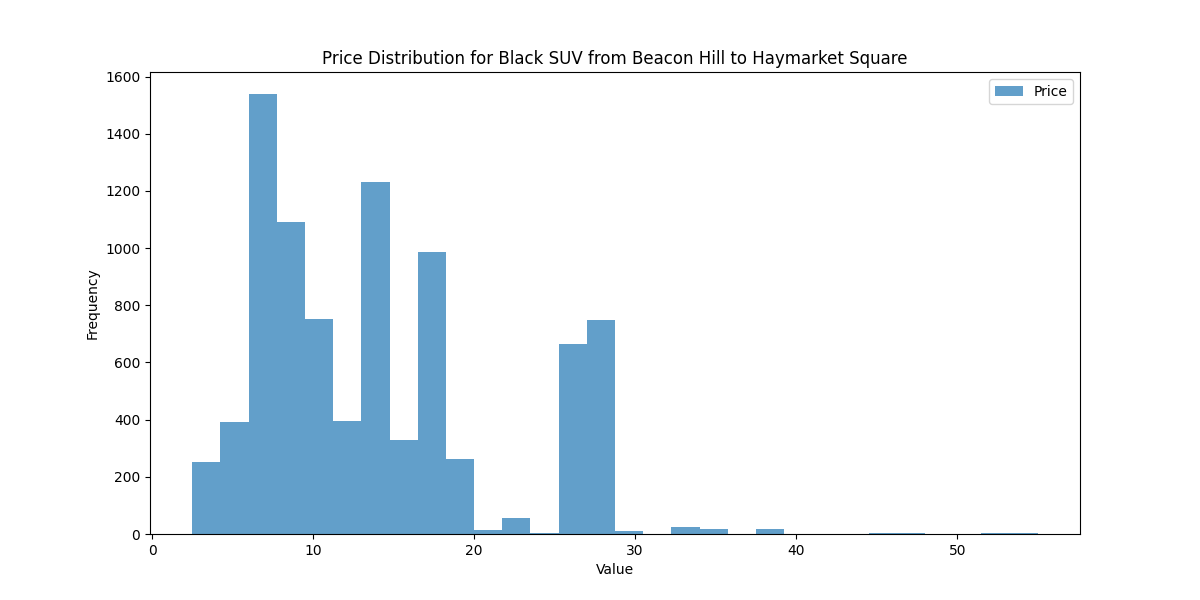
#> input picture histograms/BlackSUV_BeaconHill_HaymarketSquare.png, 1200 x 600 px; its folder holds only this picture in this run
$ python hist_analysis.py
#> lines starting #> are read from the running program, lines starting #| are printed output that depends on the picture
# Import required libraries for image processing and data analysis
import os
import cv2
import numpy as np
import pandas as pd
from matplotlib import pyplot as plt

def extract_histogram_data(image_path):
    """
    Extracts histogram data from an image file
    Args:
        image_path: Path to the image file
    Returns:
        Flattened histogram data array or None if image cannot be read
    """
    # Read the image using OpenCV
    img = cv2.imread(image_path)
#> img is the input picture: shape (600, 1200, 3); mean B, G, R 247.3, 243.1, 237.1
    if img is None:
        return None

    # Convert image to grayscale for histogram analysis
    gray = cv2.cvtColor(img, cv2.COLOR_BGR2GRAY)
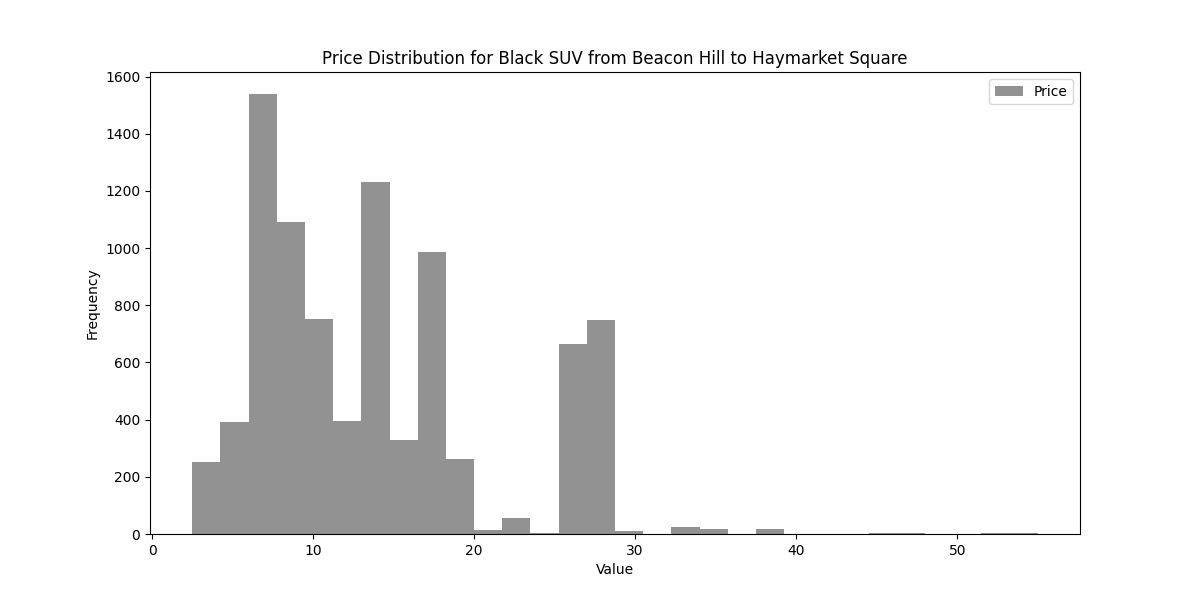
#> gray: shape (600, 1200); min 0, max 255, mean 241.8

    # Calculate histogram with 256 bins
    hist = cv2.calcHist([gray], [0], None, [256], [0,256])
#> hist = 256 values, max 634036 at index 255, min 2 at index 83, mean 2812.5
    return hist.flatten()

def analyze_districts():
    """
    Analyzes histogram data for all districts and cab types
    Returns:
        DataFrame containing analysis results
    """
    base_path = "histograms"
    results = []

    # Process each histogram image in the directory
    for filename in os.listdir(base_path):
        if filename.endswith('.png'):
            # Extract metadata from filename
            color, source, dest = filename.replace('.png','').split('_')

            # Get histogram data for the image
            hist_data = extract_histogram_data(os.path.join(base_path, filename))
            if hist_data is not None:
                # Calculate statistical metrics
                avg_intensity = np.mean(hist_data)
#> avg_intensity = 2812.5
                peak_intensity = np.max(hist_data)
#> peak_intensity = 634036

                # Store results
                results.append({
                    'cab_type': color,
                    'source': source,
                    'destination': dest,
                    'avg_usage': avg_intensity,
                    'peak_usage': peak_intensity
                })

    return pd.DataFrame(results)

def generate_district_analysis():
    """
    Generates analysis of cab usage patterns by district
    Returns:
        DataFrame containing most popular cab types by district
    """
    # Get raw analysis data
    df = analyze_districts()
#> df = table of 1 rows and 5 columns

    # Calculate average usage by district and cab type
    district_analysis = df.groupby(['source', 'cab_type'])['avg_usage'].mean().reset_index()
#> district_analysis = table of 1 rows and 3 columns

    # Determine the most popular cab type for each district
    popular_cabs = district_analysis.loc[district_analysis.groupby('source')['avg_usage'].idxmax()]
#> popular_cabs = table of 1 rows and 3 columns

    return popular_cabs

if __name__ == "__main__":
    # Generate and display analysis results
    results = generate_district_analysis()
#> results = table of 1 rows and 3 columns
    print("\nMost Popular Cab Types by District:")
    print(results.to_string(index=False))
#|     source cab_type  avg_usage
#| BeaconHill BlackSUV     2812.5

    # Create bar chart visualization
    plt.figure(figsize=(12, 6))
    districts = results['source'].unique()
    usage_values = results['avg_usage']

    # Plot and customize the visualization
    plt.bar(districts, usage_values)
    plt.xticks(rotation=45)
    plt.title('Cab Usage by District')
    plt.ylabel('Average Usage')
    plt.tight_layout()
    plt.savefig('district_analysis.png')
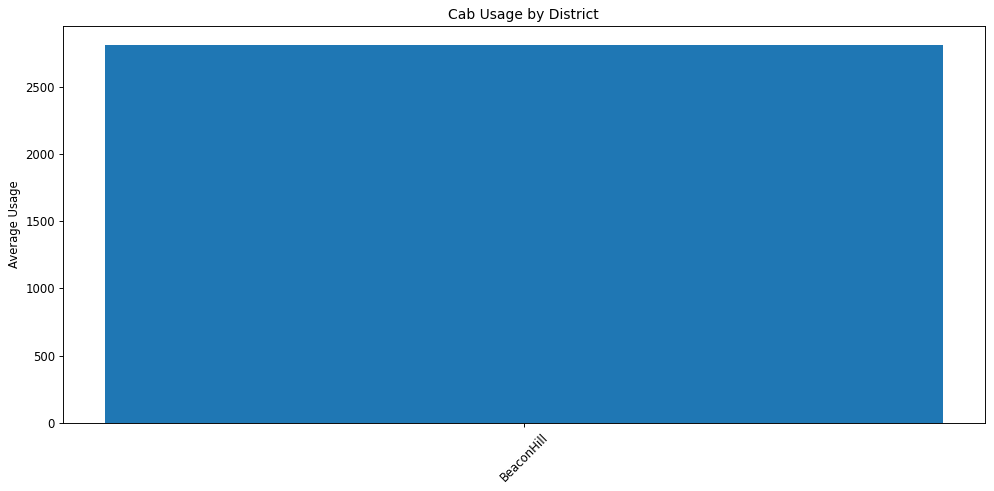
#> figure drawn by matplotlib, 1 panel

$ run again, on histograms/BlackSUV_FinancialDistrict_BostonUniversity.png
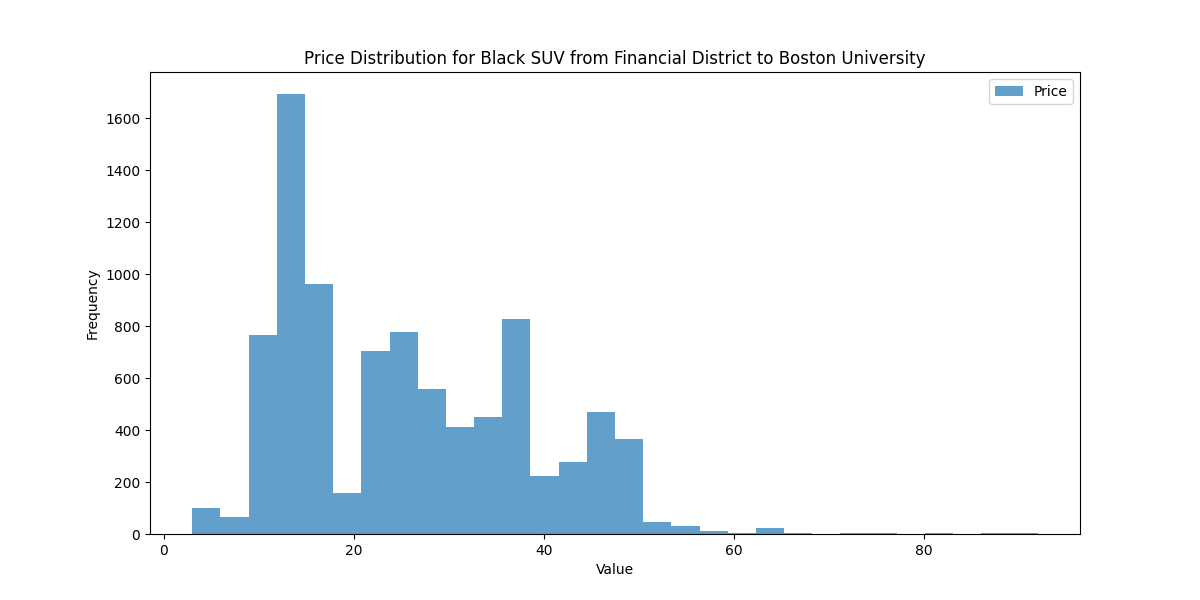
#> input picture histograms/BlackSUV_FinancialDistrict_BostonUniversity.png, 1200 x 600 px
#> in extract_histogram_data, img is the input picture: shape (600, 1200, 3); mean B, G, R 247.7, 243.8, 238.3
#> in extract_histogram_data, `gray = cv2.cvtColor(img, cv2.COLOR_BGR2GRAY)`:
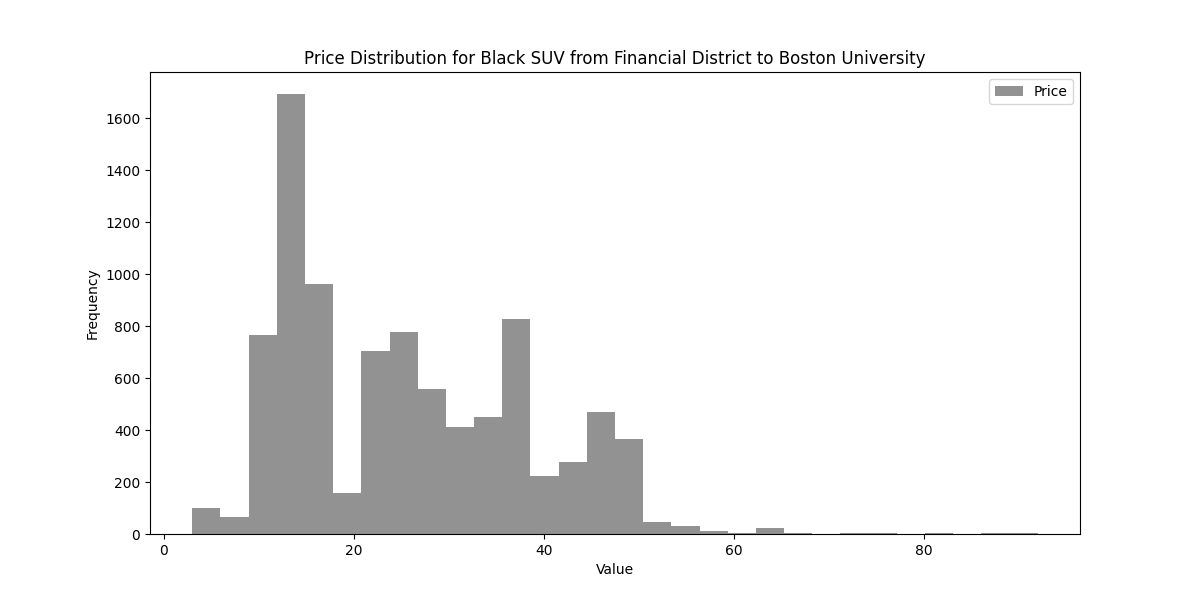
#> gray: shape (600, 1200); min 0, max 255, mean 242.6
#> hist = 256 values, max 639656 at index 255, min 1 at index 178, mean 2812.5
#> avg_intensity = 2812.5
#> peak_intensity = 639656
#> df = table of 1 rows and 5 columns
#> district_analysis = table of 1 rows and 3 columns
#|            source cab_type  avg_usage
#| FinancialDistrict BlackSUV     2812.5
#> `plt.savefig('district_analysis.png')`:
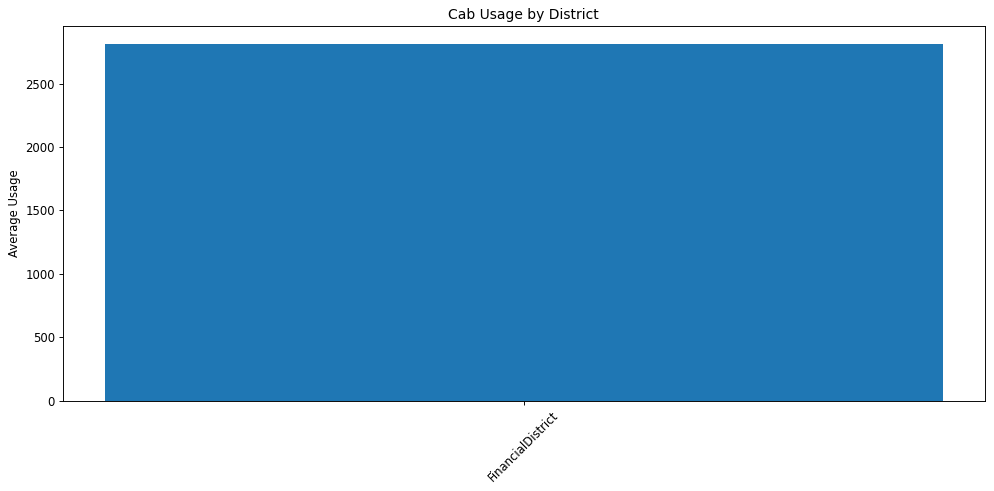
#> figure drawn by matplotlib, 1 panel

$ run again, on histograms/BlackSUV_HaymarketSquare_NorthStation.png
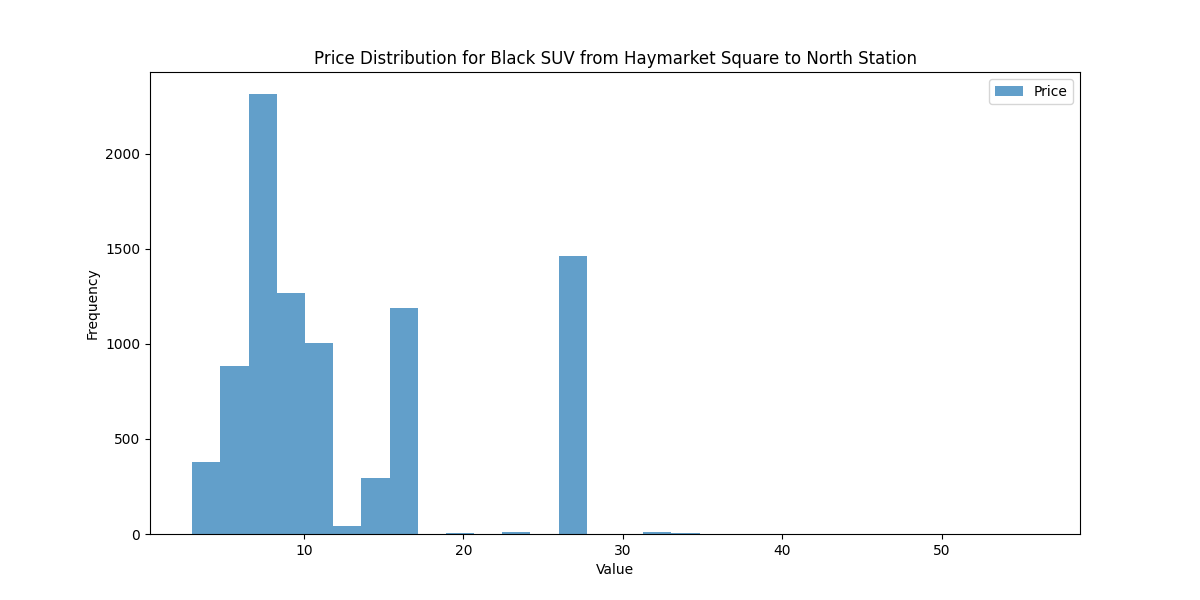
#> input picture histograms/BlackSUV_HaymarketSquare_NorthStation.png, 1200 x 600 px
#> in extract_histogram_data, img is the input picture: shape (600, 1200, 3); mean B, G, R 249.2, 246.3, 242.3
#> in extract_histogram_data, `gray = cv2.cvtColor(img, cv2.COLOR_BGR2GRAY)`:
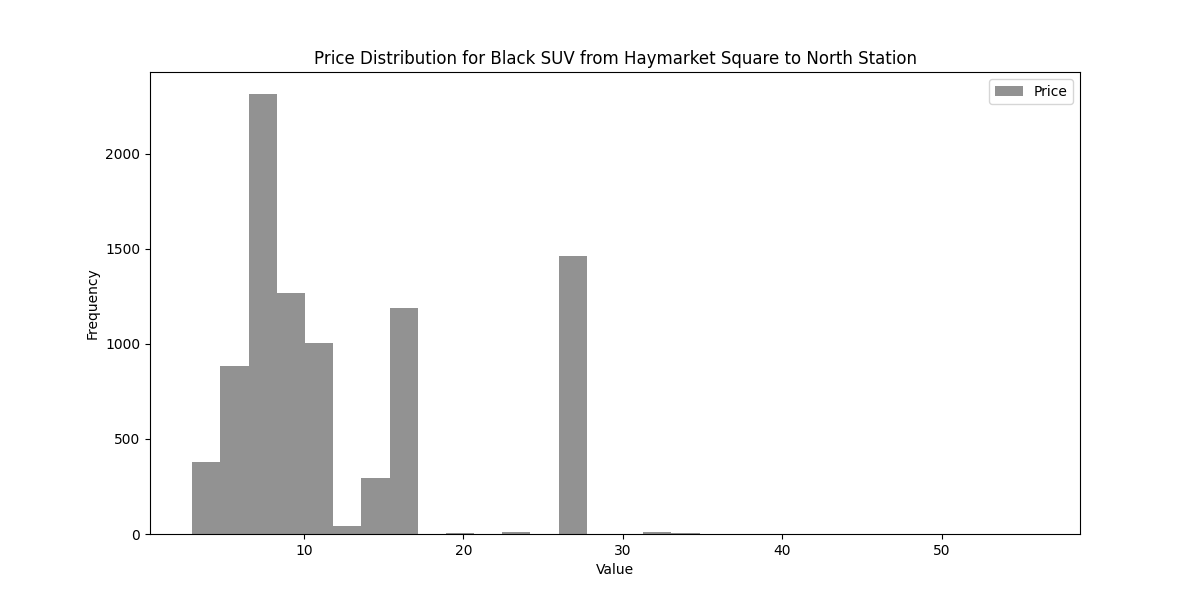
#> gray: shape (600, 1200); min 0, max 255, mean 245.5
#> hist = 256 values, max 657980 at index 255, min 1 at index 205, mean 2812.5
#> avg_intensity = 2812.5
#> peak_intensity = 657980
#> df = table of 1 rows and 5 columns
#> district_analysis = table of 1 rows and 3 columns
#|          source cab_type  avg_usage
#| HaymarketSquare BlackSUV     2812.5
#> `plt.savefig('district_analysis.png')`:
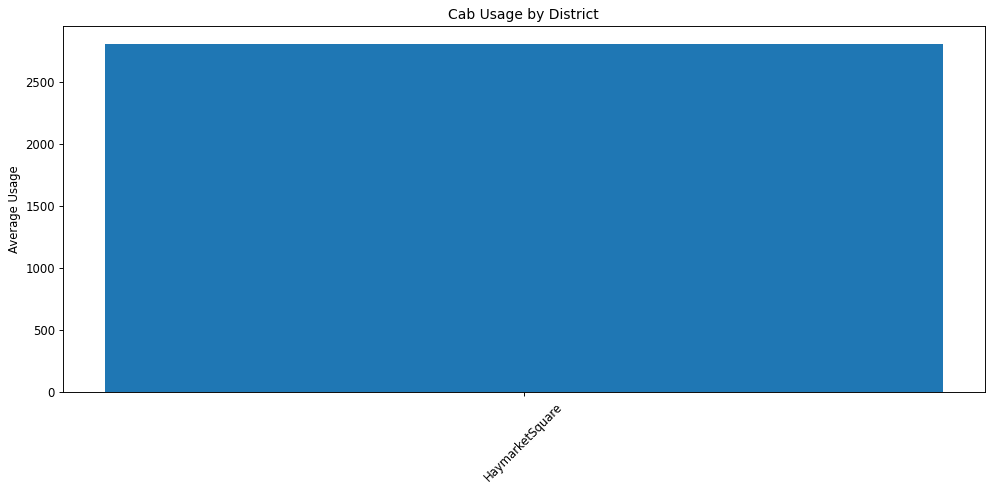
#> figure drawn by matplotlib, 1 panel

$ run again, on histograms/BlackSUV_BostonUniversity_NorthStation.png
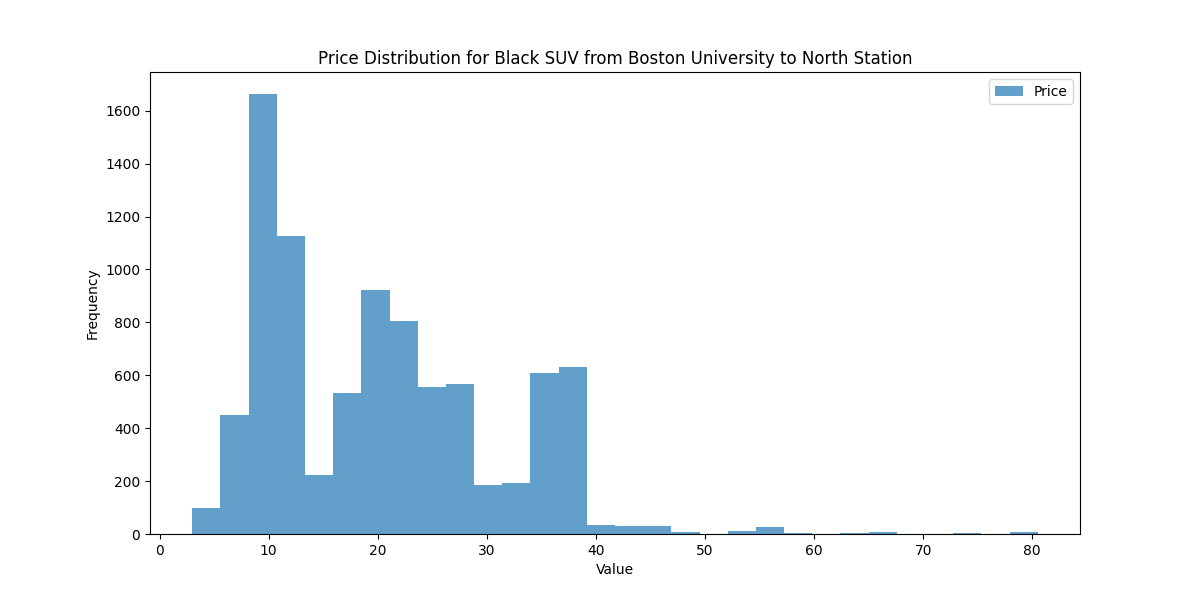
#> input picture histograms/BlackSUV_BostonUniversity_NorthStation.png, 1200 x 600 px
#> in extract_histogram_data, img is the input picture: shape (600, 1200, 3); mean B, G, R 247.7, 243.8, 238.2
#> in extract_histogram_data, `gray = cv2.cvtColor(img, cv2.COLOR_BGR2GRAY)`:
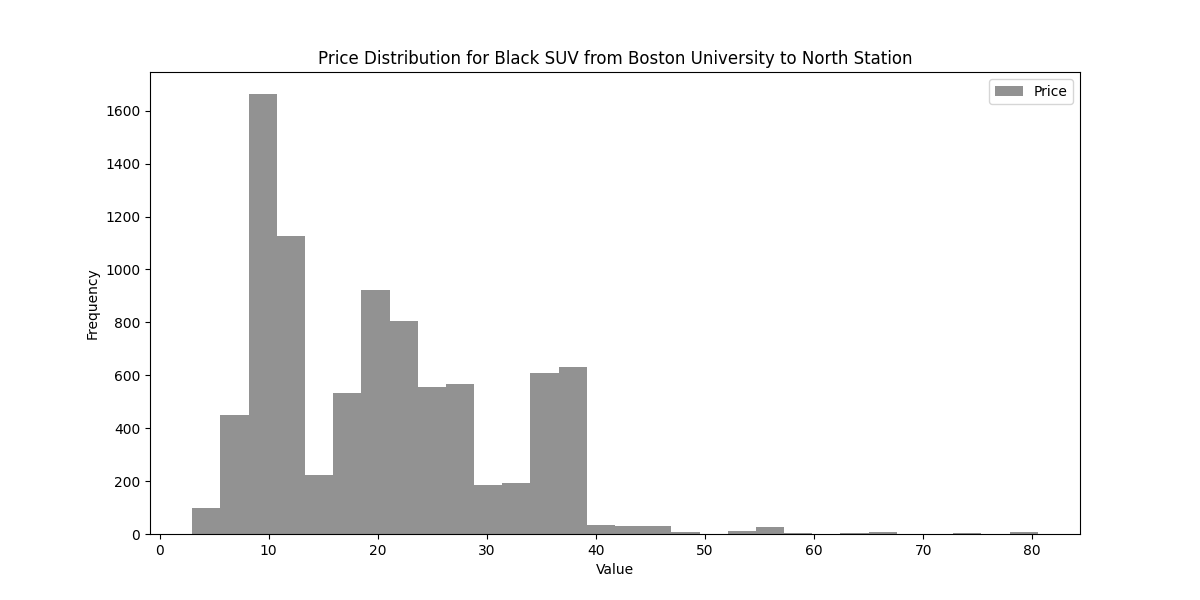
#> gray: shape (600, 1200); min 0, max 255, mean 242.6
#> hist = 256 values, max 639461 at index 255, min 1 at index 128, mean 2812.5
#> avg_intensity = 2812.5
#> peak_intensity = 639461
#> df = table of 1 rows and 5 columns
#> district_analysis = table of 1 rows and 3 columns
#|           source cab_type  avg_usage
#| BostonUniversity BlackSUV     2812.5
#> `plt.savefig('district_analysis.png')`:
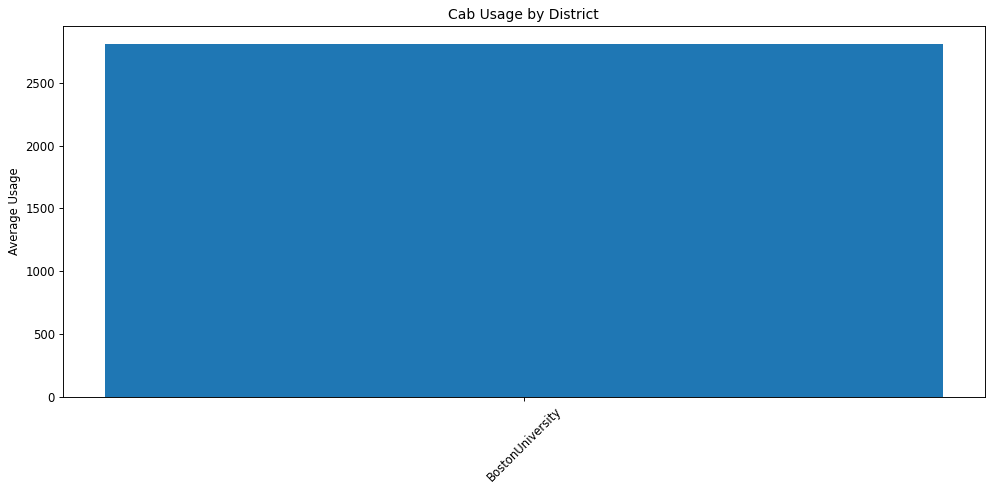
#> figure drawn by matplotlib, 1 panel
